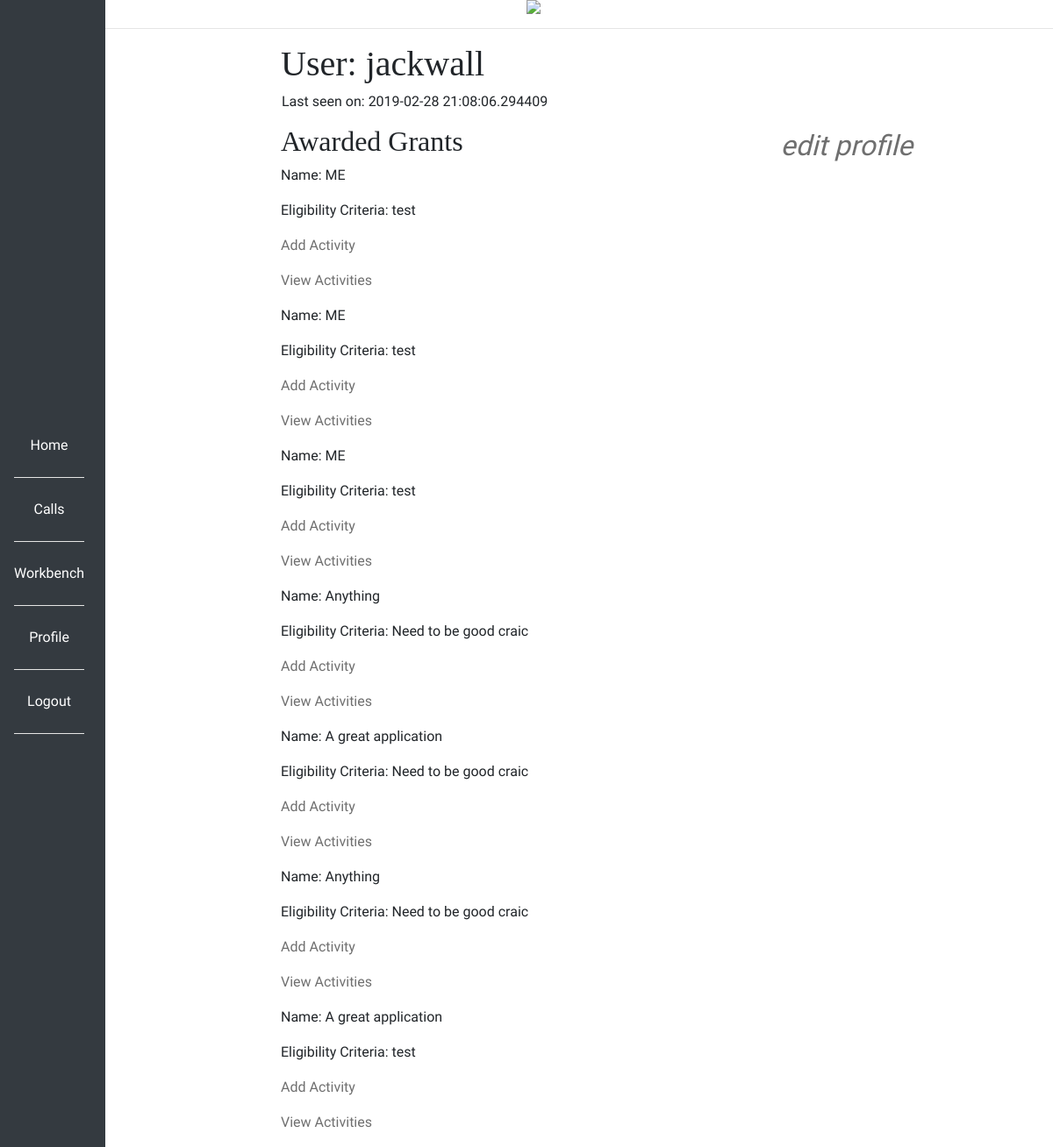
Page /profile/jackwall (signed in) on the committed database.
### app/models.py (models this page shows, shortened)
class User(db.Model, UserMixin):
    id = db.Column(db.Integer, primary_key=True)
    username = db.Column(db.String(64), index=True, unique=True)
    email = db.Column(db.String(120), index=True, unique=True)
    password_hash = db.Column(db.String(128))
    access = db.Column(db.Integer)
    proposals = db.relationship('Proposal', backref='author', lazy='dynamic')
    education_info = db.relationship("EducationInfo", backref="author", lazy="dynamic")
    employment = db.relationship("Employment", backref="author", lazy="dynamic")
    professional_studies = db.relationship("ProfessionalStudies", backref="author", lazy="dynamic")
    distinctions_and_awards = db.relationship("DistinctionsAndAwards", backref="author", lazy="dynamic")
    funding_diversification = db.relationship("FundingDiversification", backref="author", lazy="dynamic")
    team_members = db.relationship("TeamMembers", backref="author", lazy="dynamic")
    impacts = db.relationship("Impacts", backref="author", lazy="dynamic")
    innovations = db.relationship("Innovation",backref="author", lazy="dynamic")
    publications = db.relationship("Publication", backref="author", lazy="dynamic")
    presentations = db.relationship("Presentation", backref="author", lazy="dynamic")
    academic_collabs = db.relationship("AcademicCollabs", backref="author", lazy="dynamic")
    non_academic_collabs = db.relationship("NonAcademicCollabs", backref="author",lazy="dynamic")
    conferences = db.relationship("Conference", backref="author", lazy="dynamic")
    communications = db.relationship("Communications",backref="author",lazy="dynamic")
    funding_ratio = db.relationship("FundingRatio", backref="author",lazy="dynamic")
    public_engagement = db.relationship("PublicEngagement", backref="author",lazy="dynamic")
    about_me = db.Column(db.String(140))
    last_seen = db.Column(db.DateTime, default=datetime.utcnow())
    def is_admin(self):
        return self.access == 2

class Proposal(db.Model):
    id = db.Column(db.Integer, primary_key=True)
    applications = db.relationship("Application", backref="author", lazy="dynamic")
    name = db.Column(db.String(140))
    activities = db.relationship("Activity", backref="author", lazy="dynamic")
    timestamp = db.Column(db.DateTime, index=True, default=datetime.utcnow)
    user_id = db.Column(db.Integer, db.ForeignKey('user.id'))
    deadline = db.Column(db.String(20))
    text_of_call = db.Column(db.String(500))
    target_audience = db.Column(db.String(50))
    eligibility_criteria = db.Column(db.String(100))
    reporting_guidelines = db.Column(db.String(150))
    start_date = db.Column(db.String(20))
    type_of_call = db.Column(db.String(40))
    call_status = db.Column(db.String(20))
    application_status = db.Column(db.Boolean())

### app/routes.py (the view)
@app.route('/profile/<username>')
@login_required
def profile(username):
    user = User.query.filter_by(username=username).first_or_404()
    proposals = Proposal.query.filter_by(user_id=user.id)
    return render_template('profile.html', user=user, img=svg, proposals=proposals)

### app/models.py (called while the page is built)
@login.user_loader
def load_user(id):
    return User.query.get(int(id))

### app/routes.py (called while the page is built)
@app.before_request
def before_request():
    if current_user.is_authenticated:
        current_user.last_seen = datetime.utcnow()
        db.session.commit()

### app/templates/profile.html (shortened to what this page needs)
{% extends "base.html" %}
{% block content %}
<main>
    <h1>User: {{  user.username }}</h1>
    <table>
        <tr valign=""top>
            <td>
                {% if user.last_seen %}<p>Last seen on: {{ user.last_seen }}</p>{%  endif %}
            </td>
        </tr>
    </table>
    {%  if user == current_user %}
        <a class="edit" href="{{  url_for('edit_profile') }}"><i class="material-icons">edit profile</i></a>
        <h2>Awarded Grants</h2>
        {% for proposal in proposals %}
            <p>Name: {{ proposal.name }}</p>
            <p>Eligibility Criteria: {{ proposal.eligibility_criteria }}</p>
            <p><a href="{{ url_for('add_activity', proposal_id=proposal.id) }}">Add Activity</a></p>
            <p><a href="{{ url_for('view_activities', proposal_id=proposal.id) }}">View Activities</a></p>
        {% endfor %}
    {% endif %}
</main>
{% endblock %}

### app/static/css/style.css (style rules this page uses)
main { display:block; padding-left:20em; }
h1, h2, h3, h4, h5, h6 { font-family:Georgia, Times, serif; }
p, div, a { font-family: 'Nobile', Helvetica, Arial, sans-serif; }
.material-icons { font-size:2em; float:right; margin-right:5em; }
a,a:hover, a:focus, a:active { text-decoration: none; color: #6f6f6f; }

### rows in the picture
User: username "jackwall", last_seen "2019-02-28 21:08:06.294409"
Proposal: name "ME", eligibility_criteria "test"
Proposal: name "ME", eligibility_criteria "test"
Proposal: name "ME", eligibility_criteria "test"
Proposal: name "Anything", eligibility_criteria "Need to be good craic"
Proposal: name "A great application", eligibility_criteria "Need to be good craic"
Proposal: name "Anything", eligibility_criteria "Need to be good craic"
Proposal: name "A great application", eligibility_criteria "test"
